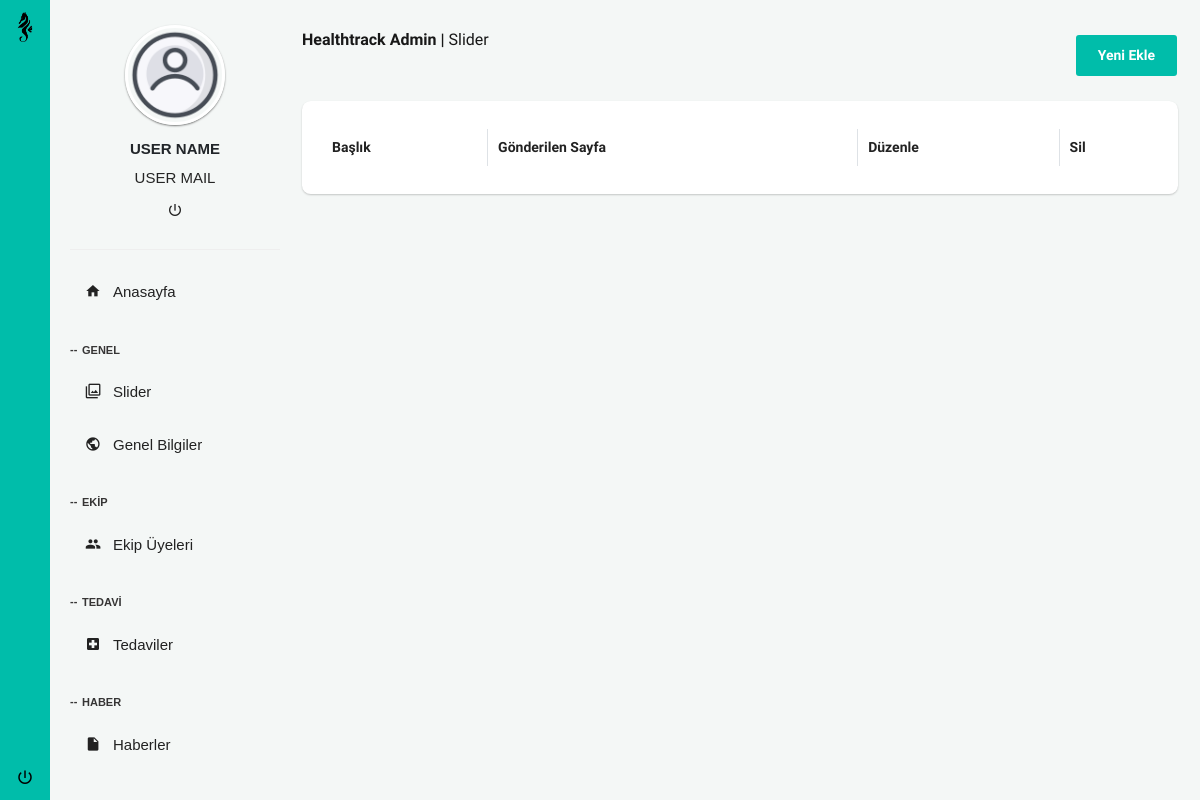
/admin/sliders.php, run on an earlier commit of the app's database.
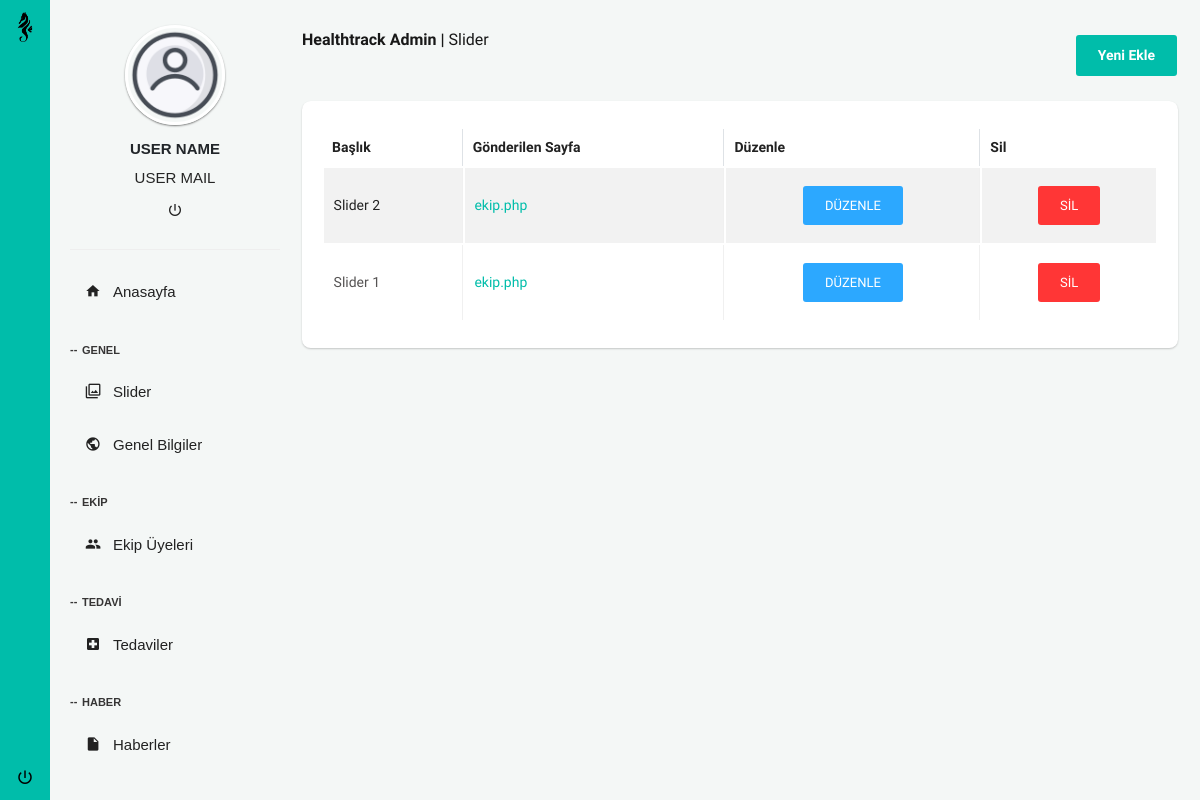
And on a later commit of the database.
### tables this page shows
CREATE TABLE `slider_translations` (
  `id` int(11) NOT NULL,
  `title` text NOT NULL,
  `content` text NOT NULL,
  `slider_id` int(11) NOT NULL,
  `language_code` char(2) NOT NULL DEFAULT '0'
);

CREATE TABLE `slider` (
  `slider_id` int(11) NOT NULL,
  `slider_link` text NOT NULL,
  `slider_image` mediumtext NOT NULL,
  `slider_sort` int(11) NOT NULL,
  `created_at` timestamp NOT NULL DEFAULT current_timestamp() ON UPDATE current_timestamp()
);

### admin/API/get-sliders.php (called while the page is built)
<?php
$sliderQuery = $vt->prepare("SELECT s.*, st.title
                           FROM slider s
                           INNER JOIN slider_translations st ON s.slider_id = st.slider_id
                           WHERE st.language_code = 'tr'");
$sliderQuery->execute();
$sliderResult = $sliderQuery->fetchAll(PDO::FETCH_OBJ);

### admin/sliders.php (the view, shortened to what this page needs)
<?php
require "../database/connection.php";
include "API/get-sliders.php";
?>
<!doctype html>
<html class="no-js " lang="en">
<head>
    <?php include "utility/head.php" ?>
</head>
<body data-alpino="theme-cyan">
    <?php include "utility/header.php" ?>
    <section class="content">
        <div class="container-fluid">
            <div class="row clearfix g-3">
                <div class="col-lg-12">
                    <div class="card">
                        <div class="header d-flex justify-content-between">
                            <h2><strong>Healthtrack Admin |</strong> Slider</h2>
                            <a href="add-new-slider.php" class="btn btn-primary"> <strong>Yeni Ekle</strong></a>
                        </div>
                    </div>
                </div>
            </div>
            <div class="row clearfix g-3">
                <div class="col-lg-12">
                    <div class="card">
                        <div class="body">
                            <div class="table-responsive">
                                <table class="table table-bordered table-striped table-hover js-basic-example dataTable">
                                    <thead>
                                        <tr>
                                            <th>Başlık</th>
                                            <th>Gönderilen Sayfa</th>
                                            <th>Düzenle</th>
                                            <th>Sil</th>
                                        </tr>
                                    </thead>
                                    <tbody>
                                        <?php
                                        foreach ($sliderResult as $singleSlider) { ?>
                                            <tr class="slider-<?= $singleSlider->slider_id ?>">
                                                <td><?= $singleSlider->title ?></td>
                                                <td><a href="<?= $singleSlider->slider_link ?>" target = "_blank"><?= $singleSlider->slider_link ?></a></td>
                                                <td class="text-center"><a href="slider-details.php?sid=<?= $singleSlider->slider_id ?>" class="btn btn-info">DÜZENLE</a></td>
                                                <td class="text-center"><button class="btn btn-danger sliderDeleteBtn" slider-id="<?= $singleSlider->slider_id ?>">SİL</button></td>
                                            </tr>
                                        <?php }
                                        ?>
                                    </tbody>
                                </table>
                            </div>
                        </div>
                    </div>
                </div>
            </div>
        </div>
    </section>
</body>
</html>

### admin/utility/head.php (shortened to what this page needs)
<link rel="stylesheet" href="assets/plugins/jquery-datatable/dataTables.bootstrap4.min.css">
<link rel="stylesheet" href="assets/css/main.css">

### admin/utility/header.php (shortened to what this page needs)
<aside id="minileftbar" class="minileftbar">
    <ul class="menu_list">
        <li>
            <a class="navbar-brand" href="index.php"><img src="assets/img/logo_black.png" alt="Healthtrack"></a>
        </li>
        <li class="power">
            <a href="logout.php" class="mega-menu text-black"><i class="zmdi zmdi-power"></i></a>
        </li>
    </ul>
</aside>
<aside class="right_menu">
    <div id="leftsidebar" class="sidebar">
        <div class="menu">
            <ul class="list">
                <li>
                    <div class="user-info mb-3">
                        <div class="image">
                            <a href="#"><img src="assets/img/profileIcon.png" alt="" style="object-fit:contain;width:100px !important;height:100px !important;"></a>
                        </div>
                        <div class="detail">
                            <h6>USER NAME</h6>
                            <p class="mb-0">USER MAIL</p>
                            <a href="logout.php" title="" class=" waves-effect waves-block"><i class="zmdi zmdi-power"></i></a>
                        </div>
                    </div>
                </li>
                <li> <a href="index.php"><i class="zmdi zmdi-home"></i><span>Anasayfa</span></a></li>
                <li class="header">GENEL</li>
                <li><a href="sliders.php"><i class="zmdi zmdi-collection-image-o"></i><span>Slider</span></a></li>
                <li><a href="general-information.php"><i class="zmdi zmdi-globe"></i><span>Genel Bilgiler</span></a></li>
                <li class="header">EKİP</li>
                <li><a href="team-members.php"><i class="zmdi zmdi-accounts"></i><span>Ekip Üyeleri</span></a></li>
                <li class="header">TEDAVİ</li>
                <li><a href="treatments.php"><i class="zmdi zmdi-hospital"></i><span>Tedaviler</span></a></li>
                <li class="header">HABER</li>
                <li><a href="news.php"><i class="zmdi zmdi-file"></i><span>Haberler</span></a></li>
                <li class="header">İLETİŞİM</li>
            </ul>
        </div>
    </div>
</aside>

What changed in the data, as far as the page shows it:
added slider_translations: title "Slider 2", slider.slider_link "ekip.php"
added slider_translations: title "Slider 1", slider.slider_link "ekip.php"
